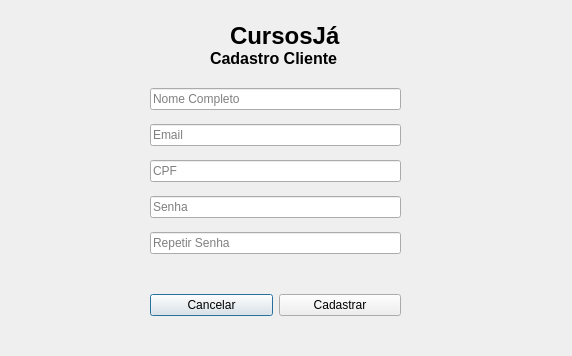
<?xml version="1.0" encoding="UTF-8"?>
<ui version="4.0">
 <class>registerview</class>
 <widget class="QDialog" name="registerview">
  <property name="geometry">
   <rect>
    <x>0</x>
    <y>0</y>
    <width>572</width>
    <height>356</height>
   </rect>
  </property>
  <property name="windowTitle">
   <string>Dialog</string>
  </property>
  <widget class="QLabel" name="label_2">
   <property name="geometry">
    <rect>
     <x>210</x>
     <y>50</y>
     <width>141</width>
     <height>17</height>
    </rect>
   </property>
   <property name="styleSheet">
    <string notr="true">font-weight: bold; font-size: 16px</string>
   </property>
   <property name="text">
    <string>Cadastro Cliente</string>
   </property>
  </widget>
  <widget class="QLabel" name="label">
   <property name="geometry">
    <rect>
     <x>230</x>
     <y>20</y>
     <width>111</width>
     <height>31</height>
    </rect>
   </property>
   <property name="styleSheet">
    <string notr="true">font-size: 24px; font-weight: bold</string>
   </property>
   <property name="text">
    <string>CursosJá </string>
   </property>
  </widget>
  <widget class="QWidget" name="layoutWidget">
   <property name="geometry">
    <rect>
     <x>150</x>
     <y>80</y>
     <width>251</width>
     <height>182</height>
    </rect>
   </property>
   <layout class="QVBoxLayout" name="verticalLayout">
    <item>
     <widget class="QLineEdit" name="txt_name">
      <property name="text">
       <string/>
      </property>
      <property name="placeholderText">
       <string>Nome Completo</string>
      </property>
     </widget>
    </item>
    <item>
     <widget class="QLineEdit" name="txt_email">
      <property name="text">
       <string/>
      </property>
      <property name="placeholderText">
       <string>Email</string>
      </property>
     </widget>
    </item>
    <item>
     <widget class="QLineEdit" name="txt_cpf">
      <property name="text">
       <string/>
      </property>
      <property name="placeholderText">
       <string>CPF</string>
      </property>
     </widget>
    </item>
    <item>
     <widget class="QLineEdit" name="txt_password">
      <property name="text">
       <string/>
      </property>
      <property name="echoMode">
       <enum>QLineEdit::Password</enum>
      </property>
      <property name="placeholderText">
       <string>Senha</string>
      </property>
     </widget>
    </item>
    <item>
     <widget class="QLineEdit" name="txt_confirm_password">
      <property name="text">
       <string/>
      </property>
      <property name="echoMode">
       <enum>QLineEdit::Password</enum>
      </property>
      <property name="placeholderText">
       <string>Repetir Senha</string>
      </property>
     </widget>
    </item>
   </layout>
  </widget>
  <widget class="QWidget" name="layoutWidget_2">
   <property name="geometry">
    <rect>
     <x>150</x>
     <y>290</y>
     <width>251</width>
     <height>30</height>
    </rect>
   </property>
   <layout class="QHBoxLayout" name="horizontalLayout">
    <item>
     <widget class="QPushButton" name="btn_cancel">
      <property name="text">
       <string>Cancelar</string>
      </property>
     </widget>
    </item>
    <item>
     <widget class="QPushButton" name="btn_register">
      <property name="text">
       <string>Cadastrar</string>
      </property>
     </widget>
    </item>
   </layout>
  </widget>
 </widget>
 <resources/>
 <connections/>
</ui>
